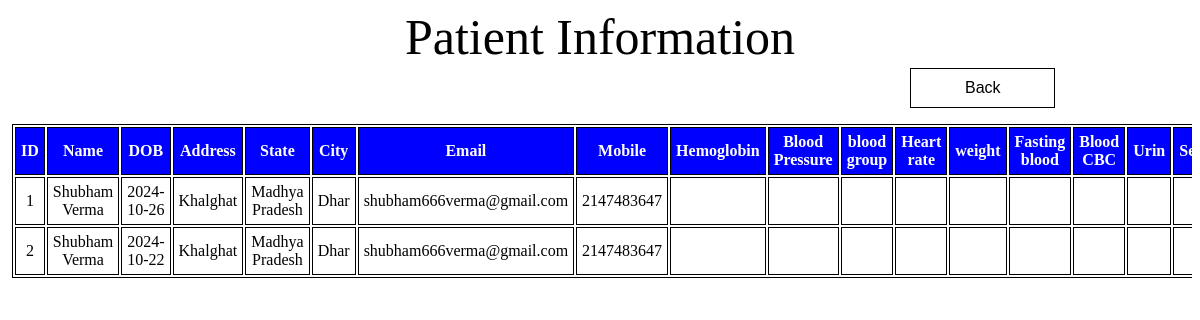
The app's page /patient/patient_info.php with its own data.
### tables this page shows
CREATE TABLE `patient` (
  `p_id` int(255) NOT NULL,
  `p_aadhar` int(255) NOT NULL,
  `p_name` varchar(255) NOT NULL,
  `p_dob` varchar(100) NOT NULL,
  `p_address` varchar(255) NOT NULL,
  `p_state` varchar(255) NOT NULL,
  `p_city` varchar(255) NOT NULL,
  `p_email` varchar(255) NOT NULL,
  `p_mobile` int(255) NOT NULL,
  `p_gender` varchar(255) NOT NULL,
  `p_hemoglobin_value` varchar(100) NOT NULL,
  `p_hemoglobin_unit` varchar(100) NOT NULL,
  `p_hemoglobin_range` varchar(100) NOT NULL,
  `p_blood_group_value` varchar(100) NOT NULL,
  `p_blood_group_unit` varchar(100) NOT NULL,
  `p_blood_group_range` varchar(100) NOT NULL,
  `p_blood_pressure_value` varchar(100) NOT NULL,
  `p_blood_pressure_unit` varchar(100) NOT NULL,
  `p_blood_pressure_range` varchar(100) NOT NULL,
  `p_heart_rate_value` varchar(100) NOT NULL,
  `p_heart_rate_unit` varchar(100) NOT NULL,
  `p_heart_rate_range` varchar(100) NOT NULL,
  `p_weight_value` varchar(100) NOT NULL,
  `p_weight_unit` varchar(100) NOT NULL,
  `p_weight_range` varchar(100) NOT NULL,
  `p_fasting_blood_value` varchar(100) NOT NULL,
  `p_fasting_blood_unit` varchar(100) NOT NULL,
  `p_fasting_blood_range` varchar(100) NOT NULL,
  `p_blood_cbc_value` varchar(100) NOT NULL,
  `p_blood_cbc_unit` varchar(100) NOT NULL,
  `p_blood_cbc_range` varchar(100) NOT NULL,
  `p_urin_value` varchar(100) NOT NULL,
  `p_urin_unit` varchar(100) NOT NULL,
  `p_urin_range` varchar(100) NOT NULL,
  `p_serum_value` varchar(100) NOT NULL,
  `p_serum_unit` varchar(100) NOT NULL,
  `p_serum_range` varchar(100) NOT NULL,
  `p_lipid_profit_value` varchar(100) NOT NULL,
  `p_lipid_profit_unit` varchar(100) NOT NULL,
  `p_lipid_profit_range` varchar(100) NOT NULL,
  `p_tsh_value` varchar(100) NOT NULL,
  `p_tsh_unit` varchar(100) NOT NULL,
  `p_tsh_range` varchar(100) NOT NULL,
  `p_sgpt_value` varchar(100) NOT NULL,
  `p_sgpt_unit` varchar(100) NOT NULL,
  `p_sgpt_range` varchar(100) NOT NULL,
  `p_platelet_value` varchar(100) NOT NULL,
  `p_platelet_unit` varchar(100) NOT NULL,
  `p_platelet_range` varchar(100) NOT NULL,
  `p_hiv_value` varchar(100) NOT NULL,
  `p_hiv_unit` varchar(100) NOT NULL,
  `p_hiv_range` varchar(100) NOT NULL,
  `p_chronic_disease_value` varchar(100) NOT NULL,
  `p_chronic_disease_unit` varchar(100) NOT NULL,
  `p_chronic_disease_range` varchar(100) NOT NULL,
  `p_history_previous_value` varchar(100) NOT NULL,
  `p_history_previous_unit` varchar(100) NOT NULL,
  `p_history_previous_range` varchar(100) NOT NULL,
  `p_vaccination_value` varchar(100) NOT NULL,
  `p_vaccination_unit` varchar(100) NOT NULL,
  `p_vaccination_range` varchar(100) NOT NULL,
  `p_present_medication_value` varchar(100) NOT NULL,
  `p_present_medication_unit` varchar(100) NOT NULL,
  `p_present_medication_range` varchar(100) NOT NULL,
  `d_file` varchar(100) NOT NULL
);

### patient/patient_info.php (the view, shortened to what this page needs)
<!DOCTYPE html>
<html lang="en">
<head>
    <link rel="stylesheet" href="patient_info.css">
</head>
<body>
    <div class="main_info">
        <div class="container_info">
            <div class="title_info">Patient Information</div>
            <div class="button_info">
                <button type="submit" id="btn1" onclick="window.location='../AInfo.php' ">Back</button>
            </div>
            <br>
            <table id="myTable">
                <tr>
                    <th>ID</th>
                    <th>Name</th>
                    <th>DOB</th>
                    <th>Address</th>
                    <th>State</th>
                    <th>City</th>
                    <th>Email</th>
                    <th>Mobile</th>
                    <th>Hemoglobin</th>
                    <th>Blood Pressure</th>
                    <th>blood group</th>
                    <th>Heart rate</th>
                    <th>weight</th>
                    <th>Fasting blood</th>
                    <th>Blood CBC</th>
                    <th>Urin</th>
                    <th>Serum</th>
                </tr>
                      <?php
                        $con= mysqli_connect('localhost', 'root','');
                        mysqli_select_db($con,'nagrath_db');
                        $q1="select * from patient ORDER BY p_id";
                        $result=mysqli_query($con,$q1);
                        $num1= mysqli_num_rows($result);
                        ?>
                    <?php
                    $count=1;
                    for($i=0;$i<$num1;$i++)
                    {
                        $row=mysqli_fetch_array($result);
                    ?>
                 <tr>
                    <td><?php echo $count++; ?></td>
                    <td><?php echo $row['p_name']; ?></td>
                    <td><?php echo $row['p_dob']; ?></td>
                    <td><?php echo $row['p_address']; ?></td>
                    <td><?php echo $row['p_state']; ?></td>
                    <td><?php echo $row['p_city']; ?></td>
                    <td><?php echo $row['p_email']; ?></td>
                    <td><?php echo $row['p_mobile']; ?></td>
                    <td><?php echo $row['p_hemoglobin']; ?></td>
                    <td><?php echo $row['p_blood_pressure']; ?></td>
                    <td><?php echo $row['p_blood_group']; ?></td>
                    <td><?php echo $row['p_heart_rate']; ?></td>
                    <td><?php echo $row['p_weight']; ?></td>
                    <td><?php echo $row['p_fasting_blood']; ?></td>
                    <td><?php echo $row['p_blood_cbc']; ?></td>
                    <td><?php echo $row['p_urin']; ?></td>
                    <td><?php echo $row['p_serum']; ?></td>
               </tr>
               <?php
                }
                ?>
            </table>
        </div>
    </div>
</body>
</html>

### patient/patient_info.css (style rules this page uses)
.main_info { height: 100vh; width: 100%; background-color: #fff; margin: auto; text-align: center; overflow-x: scroll; }
.title_info { font-size: 50px; font-family: Arial Black; text-align: center; }
.button_info { float: right; height: 35px; width: 35%; padding: 2px; }
.button_info #btn1 { width: 35%; height: 115%; border: none; color: black; font-size: 16px; background-color: #fff; border: 1px solid black; text-decoration: none; transition-duration: 0.4s; }
.container_info table { border: 1px solid black; width: 100%; margin: 40px 4px; font-size: large; }
th, td { border: 1px solid black; text-align: center; font-size: 16px; font-weight: bold; padding: 5px; }
td { border: 1px solid black; font-weight: lighter; }
th { background-color: blue; color: #fff; height: 30px; }

### records on screen
patient: p_name "Shubham Verma", p_dob "2024-10-26", p_address "Khalghat", p_state "Madhya Pradesh", p_city "Dhar", p_email "shubham666verma@gmail.com", p_mobile "2147483647"
patient: p_name "Shubham Verma", p_dob "2024-10-22", p_address "Khalghat", p_state "Madhya Pradesh", p_city "Dhar", p_email "shubham666verma@gmail.com", p_mobile "2147483647"
